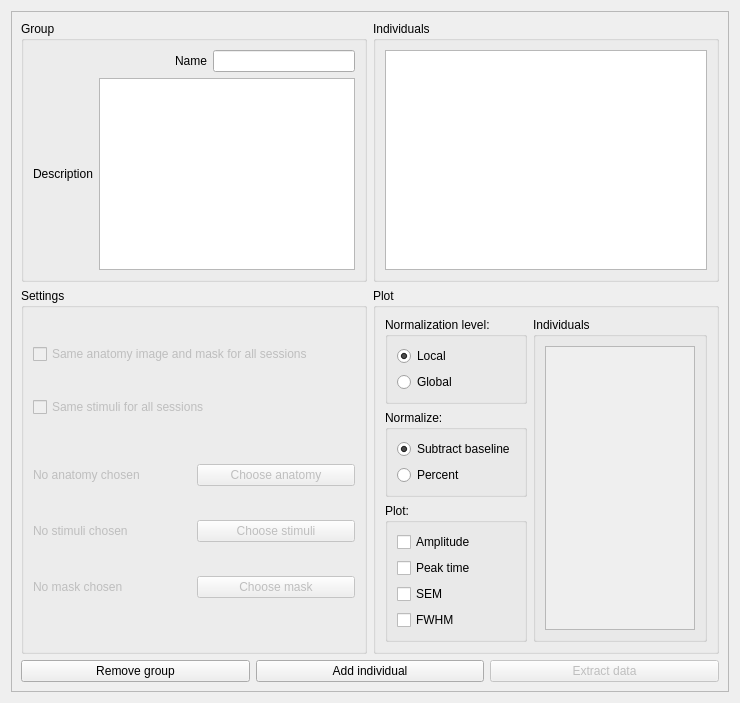
      <widget class="QWidget" name="group_page">
       <layout class="QHBoxLayout" name="horizontalLayout_3">
        <item>
         <widget class="QFrame" name="frame">
          <property name="frameShape">
           <enum>QFrame::StyledPanel</enum>
          </property>
          <property name="frameShadow">
           <enum>QFrame::Raised</enum>
          </property>
          <layout class="QVBoxLayout" name="verticalLayout_25">
           <item>
            <layout class="QGridLayout" name="gridLayout_2">
             <item row="0" column="0">
              <widget class="QGroupBox" name="groupBox_14">
               <property name="title">
                <string>Group</string>
               </property>
               <property name="flat">
                <bool>false</bool>
               </property>
               <layout class="QVBoxLayout" name="verticalLayout_3">
                <item>
                 <layout class="QHBoxLayout" name="horizontalLayout_19">
                  <item>
                   <spacer name="horizontalSpacer_3">
                    <property name="orientation">
                     <enum>Qt::Horizontal</enum>
                    </property>
                    <property name="sizeHint" stdset="0">
                     <size>
                      <width>40</width>
                      <height>20</height>
                     </size>
                    </property>
                   </spacer>
                  </item>
                  <item>
                   <widget class="QLabel" name="label_3">
                    <property name="text">
                     <string>Name</string>
                    </property>
                   </widget>
                  </item>
                  <item>
                   <widget class="QLineEdit" name="group_name"/>
                  </item>
                 </layout>
                </item>
                <item>
                 <layout class="QHBoxLayout" name="horizontalLayout_20">
                  <item>
                   <widget class="QLabel" name="label_4">
                    <property name="text">
                     <string>Description</string>
                    </property>
                   </widget>
                  </item>
                  <item>
                   <widget class="QTextEdit" name="group_description"/>
                  </item>
                 </layout>
                </item>
               </layout>
              </widget>
             </item>
             <item row="0" column="1">
              <widget class="QGroupBox" name="groupBox_20">
               <property name="title">
                <string>Individuals</string>
               </property>
               <property name="flat">
                <bool>false</bool>
               </property>
               <layout class="QVBoxLayout" name="verticalLayout_29">
                <item>
                 <widget class="QTreeWidget" name="individual_overview_tree">
                  <property name="autoScroll">
                   <bool>false</bool>
                  </property>
                  <attribute name="headerVisible">
                   <bool>false</bool>
                  </attribute>
                  <column>
                   <property name="text">
                    <string notr="true">1</string>
                   </property>
                  </column>
                 </widget>
                </item>
               </layout>
              </widget>
             </item>
             <item row="1" column="0">
              <widget class="QGroupBox" name="groupBox_8">
               <property name="title">
                <string>Settings</string>
               </property>
               <layout class="QVBoxLayout" name="verticalLayout_13">
                <item>
                 <widget class="QCheckBox" name="checkBox_2">
                  <property name="enabled">
                   <bool>false</bool>
                  </property>
                  <property name="text">
                   <string>Same anatomy image and mask for all sessions</string>
                  </property>
                 </widget>
                </item>
                <item>
                 <widget class="QCheckBox" name="checkBox">
                  <property name="enabled">
                   <bool>false</bool>
                  </property>
                  <property name="text">
                   <string>Same stimuli for all sessions</string>
                  </property>
                 </widget>
                </item>
                <item>
                 <layout class="QGridLayout" name="gridLayout_6">
                  <property name="sizeConstraint">
                   <enum>QLayout::SetDefaultConstraint</enum>
                  </property>
                  <property name="topMargin">
                   <number>0</number>
                  </property>
                  <item row="0" column="1">
                   <widget class="QPushButton" name="anatomy_btn_group">
                    <property name="enabled">
                     <bool>false</bool>
                    </property>
                    <property name="text">
                     <string>Choose anatomy</string>
                    </property>
                   </widget>
                  </item>
                  <item row="1" column="1">
                   <widget class="QPushButton" name="stimuli_btn_group">
                    <property name="enabled">
                     <bool>false</bool>
                    </property>
                    <property name="text">
                     <string>Choose stimuli</string>
                    </property>
                   </widget>
                  </item>
                  <item row="2" column="0">
                   <widget class="QLabel" name="maskLabel_5">
                    <property name="enabled">
                     <bool>false</bool>
                    </property>
                    <property name="minimumSize">
                     <size>
                      <width>0</width>
                      <height>50</height>
                     </size>
                    </property>
                    <property name="text">
                     <string>No mask chosen</string>
                    </property>
                    <property name="wordWrap">
                     <bool>true</bool>
                    </property>
                    <property name="margin">
                     <number>0</number>
                    </property>
                   </widget>
                  </item>
                  <item row="2" column="1">
                   <widget class="QPushButton" name="mask_btn_group">
                    <property name="enabled">
                     <bool>false</bool>
                    </property>
                    <property name="text">
                     <string>Choose mask</string>
                    </property>
                   </widget>
                  </item>
                  <item row="1" column="0">
                   <widget class="QLabel" name="stimuliLabel_5">
                    <property name="enabled">
                     <bool>false</bool>
                    </property>
                    <property name="sizePolicy">
                     <sizepolicy hsizetype="Preferred" vsizetype="Minimum">
                      <horstretch>0</horstretch>
                      <verstretch>0</verstretch>
                     </sizepolicy>
                    </property>
                    <property name="minimumSize">
                     <size>
                      <width>0</width>
                      <height>50</height>
                     </size>
                    </property>
                    <property name="text">
                     <string>No stimuli chosen</string>
                    </property>
                    <property name="wordWrap">
                     <bool>true</bool>
                    </property>
                    <property name="margin">
                     <number>0</number>
                    </property>
                   </widget>
                  </item>
                  <item row="0" column="0">
                   <widget class="QLabel" name="brainLabel_5">
                    <property name="enabled">
                     <bool>false</bool>
                    </property>
                    <property name="sizePolicy">
                     <sizepolicy hsizetype="Preferred" vsizetype="Fixed">
                      <horstretch>0</horstretch>
                      <verstretch>0</verstretch>
                     </sizepolicy>
                    </property>
                    <property name="minimumSize">
                     <size>
                      <width>0</width>
                      <height>50</height>
                     </size>
                    </property>
                    <property name="baseSize">
                     <size>
                      <width>0</width>
                      <height>0</height>
                     </size>
                    </property>
                    <property name="text">
                     <string>No anatomy chosen                               </string>
                    </property>
                    <property name="wordWrap">
                     <bool>true</bool>
                    </property>
                    <property name="margin">
                     <number>0</number>
                    </property>
                   </widget>
                  </item>
                 </layout>
                </item>
               </layout>
              </widget>
             </item>
             <item row="1" column="1">
              <widget class="QGroupBox" name="groupBox_9">
               <property name="title">
                <string>Plot</string>
               </property>
               <layout class="QHBoxLayout" name="horizontalLayout_5">
                <item>
                 <layout class="QVBoxLayout" name="verticalLayout_4">
                  <item>
                   <widget class="QGroupBox" name="groupBox_10">
                    <property name="title">
                     <string>Normalization level:</string>
                    </property>
                    <property name="flat">
                     <bool>true</bool>
                    </property>
                    <layout class="QVBoxLayout" name="verticalLayout_15">
                     <item>
                      <widget class="QRadioButton" name="local_normalization_group_btn">
                       <property name="enabled">
                        <bool>true</bool>
                       </property>
                       <property name="text">
                        <string>Local</string>
                       </property>
                       <property name="checked">
                        <bool>true</bool>
                       </property>
                      </widget>
                     </item>
                     <item>
                      <widget class="QRadioButton" name="global_normalization_group_btn">
                       <property name="enabled">
                        <bool>true</bool>
                       </property>
                       <property name="text">
                        <string>Global</string>
                       </property>
                      </widget>
                     </item>
                    </layout>
                   </widget>
                  </item>
                  <item>
                   <widget class="QGroupBox" name="groupBox_11">
                    <property name="title">
                     <string>Normalize:</string>
                    </property>
                    <property name="flat">
                     <bool>true</bool>
                    </property>
                    <layout class="QVBoxLayout" name="verticalLayout_16">
                     <item>
                      <widget class="QRadioButton" name="subtract_group_btn">
                       <property name="enabled">
                        <bool>true</bool>
                       </property>
                       <property name="text">
                        <string>Subtract baseline</string>
                       </property>
                       <property name="checked">
                        <bool>true</bool>
                       </property>
                      </widget>
                     </item>
                     <item>
                      <widget class="QRadioButton" name="percent_group_btn">
                       <property name="enabled">
                        <bool>true</bool>
                       </property>
                       <property name="text">
                        <string>Percent</string>
                       </property>
                      </widget>
                     </item>
                    </layout>
                   </widget>
                  </item>
                  <item>
                   <widget class="QGroupBox" name="groupBox_12">
                    <property name="title">
                     <string>Plot:</string>
                    </property>
                    <property name="flat">
                     <bool>true</bool>
                    </property>
                    <layout class="QVBoxLayout" name="verticalLayout_17">
                     <item>
                      <widget class="QCheckBox" name="checkbox_amplitude_group">
                       <property name="enabled">
                        <bool>true</bool>
                       </property>
                       <property name="text">
                        <string>Amplitude</string>
                       </property>
                      </widget>
                     </item>
                     <item>
                      <widget class="QCheckBox" name="checkbox_peak_group">
                       <property name="enabled">
                        <bool>true</bool>
                       </property>
                       <property name="text">
                        <string>Peak time</string>
                       </property>
                      </widget>
                     </item>
                     <item>
                      <widget class="QCheckBox" name="checkbox_sem_group">
                       <property name="enabled">
                        <bool>true</bool>
                       </property>
                       <property name="text">
                        <string>SEM</string>
                       </property>
                      </widget>
                     </item>
                     <item>
                      <widget class="QCheckBox" name="checkbox_fwhm_group">
                       <property name="enabled">
                        <bool>true</bool>
                       </property>
                       <property name="text">
                        <string>FWHM</string>
                       </property>
                      </widget>
                     </item>
                    </layout>
                   </widget>
                  </item>
                 </layout>
                </item>
                <item>
                 <widget class="QGroupBox" name="groupBox_13">
                  <property name="title">
                   <string>Individuals</string>
                  </property>
                  <property name="flat">
                   <bool>true</bool>
                  </property>
                  <layout class="QVBoxLayout" name="verticalLayout_18">
                   <item>
                    <widget class="QScrollArea" name="scrollArea_2">
                     <property name="sizePolicy">
                      <sizepolicy hsizetype="Minimum" vsizetype="Expanding">
                       <horstretch>0</horstretch>
                       <verstretch>0</verstretch>
                      </sizepolicy>
                     </property>
                     <property name="minimumSize">
                      <size>
                       <width>150</width>
                       <height>0</height>
                      </size>
                     </property>
                     <property name="widgetResizable">
                      <bool>true</bool>
                     </property>
                     <widget class="QWidget" name="scrollAreaWidgetContents_2">
                      <property name="geometry">
                       <rect>
                        <x>0</x>
                        <y>0</y>
                        <width>148</width>
                        <height>290</height>
                       </rect>
                      </property>
                      <layout class="QHBoxLayout" name="horizontalLayout_4">
                       <item>
                        <layout class="QVBoxLayout" name="individuals_plot">
                         <property name="spacing">
                          <number>6</number>
                         </property>
                         <property name="topMargin">
                          <number>0</number>
                         </property>
                        </layout>
                       </item>
                      </layout>
                     </widget>
                    </widget>
                   </item>
                  </layout>
                 </widget>
                </item>
               </layout>
              </widget>
             </item>
            </layout>
           </item>
           <item>
            <layout class="QHBoxLayout" name="horizontalLayout">
             <item>
              <widget class="QPushButton" name="remove_group_btn">
               <property name="text">
                <string>Remove group</string>
               </property>
              </widget>
             </item>
             <item>
              <widget class="QPushButton" name="add_individual_btn">
               <property name="text">
                <string>Add individual</string>
               </property>
              </widget>
             </item>
             <item>
              <widget class="QPushButton" name="extract_btn_group">
               <property name="enabled">
                <bool>false</bool>
               </property>
               <property name="text">
                <string>Extract data</string>
               </property>
              </widget>
             </item>
            </layout>
           </item>
          </layout>
         </widget>
        </item>
       </layout>
      </widget>
